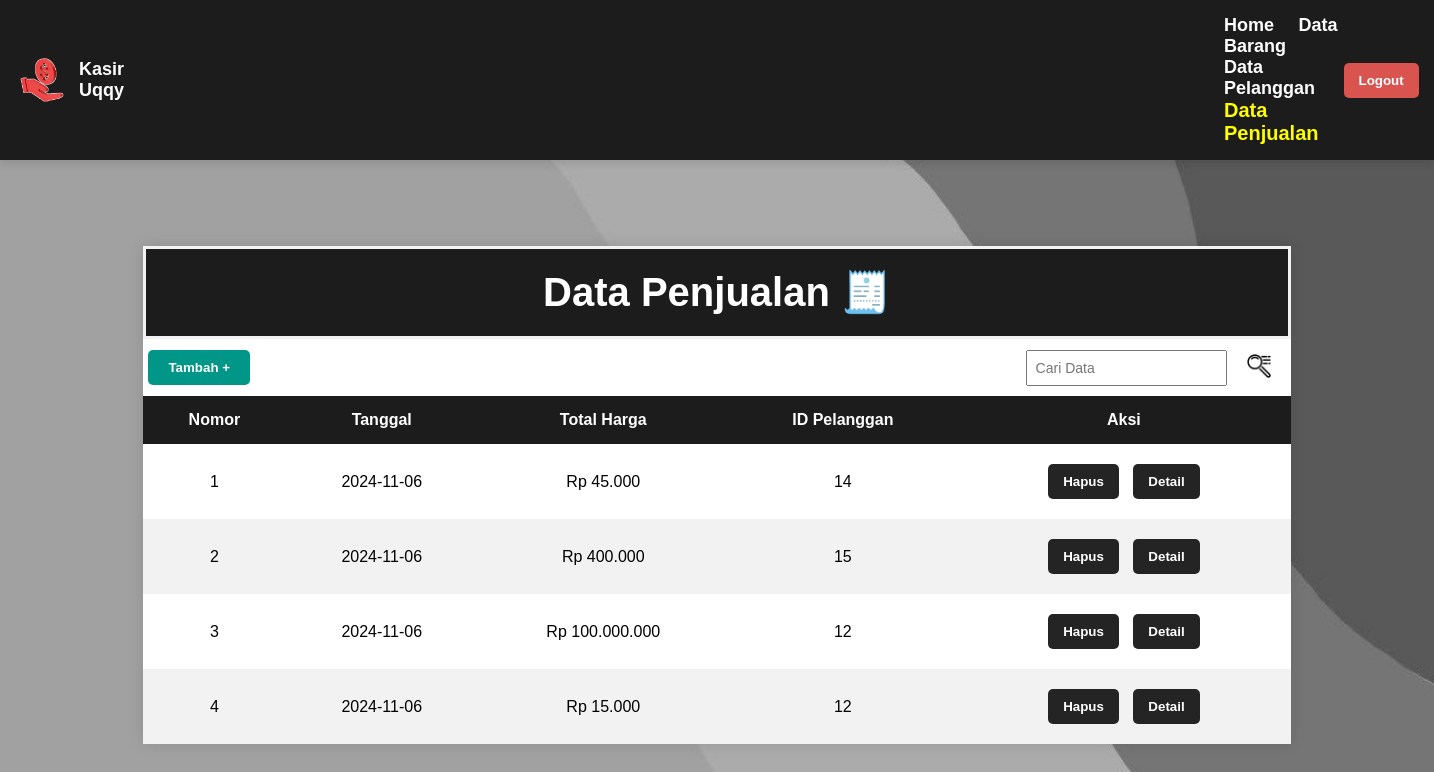
/penjualan.php (signed in), run on the app's committed database.
### tables this page shows
CREATE TABLE `penjualan` (
  `id_penjualan` int(11) NOT NULL,
  `tanggal_penjualan` date DEFAULT NULL,
  `total_harga` decimal(10,2) DEFAULT NULL,
  `id_pelanggan` int(11) NOT NULL
);

### penjualan.php (the view, shortened to what this page needs)
<!DOCTYPE html>
<html lang="en">
<head>
</head>
<link rel="stylesheet" href="mystyle.css">
<body>
<div class="navbar" style="background-color: #1c1c1c; color: white; padding: 15px 20px; position: sticky; top: 0; z-index: 1000; display: flex; justify-content: space-between; align-items: center; box-shadow: 0 4px 8px rgba(0, 0, 0, 0.1);">
<div class="navbar-logo" style="display: flex; align-items: center;">
<img src="images/monee.png" alt="Website Logo" style="width: 44px; height: 44px; margin-right: 15px;">
<a href="#" style="color: white; text-decoration: none; font-weight: bold; font-size: 18px;">Kasir Uqqy</a>
</div>
<div class="navbar-links" style="margin-left: 1100px;">
<a href="home.php" style="color: white; text-decoration: none; font-weight: bold; font-size: 18px; margin-right: 20px; transition: color 0.3s;">Home</a>
<a href="databarang.php" style="color: white; text-decoration: none; font-weight: bold; font-size: 18px; margin-right: 20px; transition: color 0.3s;">Data Barang</a>
<a href="pelanggan.php" style="color: white; text-decoration: none; font-weight: bold; font-size: 18px; margin-right: 20px; transition: color 0.3s;">Data Pelanggan</a>
<a href="penjualan.php" style="color: yellow; text-decoration: none; font-weight: bold; font-size: 20px; margin-right: 20px; transition: color 0.3s;">Data Penjualan</a>
</div>
<form method="POST" action="logout.php" class="logout-form" style="margin: 0;">
<button type="submit" class="logout-button" style="background-color: #d9534f; color: white; border: none; padding: 10px 15px; border-radius: 5px; font-weight: bold; cursor: pointer; transition: background-color 0.3s;">Logout</button>
</form>
</div>
    <br><br>
    <div class="container" id="data-barang">
        <div class="header" style="font-size: 40px; font-weight: bold; text-align: center;">Data Penjualan 🧾</div>
        <div style="display: flex; justify-content: space-between; align-items: center;">
            <a href="insert2.php">
                <button style="background-color: #009688; color: white; border: none; padding: 10px 20px; cursor: pointer;">Tambah +</button>
            </a>
            <form method="GET" action="" style="display: flex; align-items: center;">
                <input type="text" name="search" placeholder="Cari Data" style="padding: 8px; font-size: 14px;">
                <button type="submit" style="background: none; border: none; cursor: pointer;">
                    <img src="images/cari.png" alt="Cari" style="width: 24px; height: 24px;">
                </button>
            </form>
        </div>
        <div class="table-wrapper">
            <table>
                <thead>
                    <tr>
                        <th>Nomor</th>
                        <th>Tanggal</th>
                        <th>Total Harga</th>
                        <th>ID Pelanggan</th>
                        <th>Aksi</th>
                    </tr>
                </thead>
                <tbody>
                    <?php
                    $conn = new mysqli("localhost", "root", "", "cashier");
                    $sql = "SELECT id_penjualan, tanggal_penjualan, total_harga, id_pelanggan FROM penjualan";
                    $result = $conn->query($sql);
                    if ($result->num_rows > 0) {
                        $no = 1;
                        while($row = $result->fetch_assoc()) {
                            echo "<tr>";
                            echo "<td>" . $no++ . "</td>";
                            echo "<td>" . $row["tanggal_penjualan"] . "</td>";
                            echo "<td>Rp " . number_format($row["total_harga"], 0, ',', '.') . "</td>";
                            echo "<td>" . $row["id_pelanggan"] . "</td>";
                            echo "<td>
                                    <button class='delete-btn'; onclick='openModal(" . $row['id_penjualan'] . ")'>Hapus</button>
                                    <button class='detail-btn'; onclick='openDetailModal(" . $row['id_penjualan'] . ")'>Detail</button>
                                  </td>";
                            echo "</tr>";
                        }
                    } else {
                        echo "<tr><td colspan='6'>Tidak ada data</td></tr>";
                    }
                    ?>
                </tbody>
            </table>
        </div>
    </div>
</body>
</html>

### mystyle.css (style rules this page uses)
body { font-family: 'Arial', sans-serif; background-color: #797979; margin: 0; padding: 0; }
.container { width: 80%; margin: 50px auto; background-color: #fff; box-shadow: 0 0 15px rgba(0, 0, 0, 0.1); overflow: hidden; }
.header { background-color: #1c1c1c; color: white; padding: 20px; text-align: center; font-size: 24px; border: 3px solid #f2f2f2; position: sticky; top: 0; z-index: 1000; }
.table-wrapper { max-height: 500px; overflow-y: auto; overflow-x: hidden; }
table { width: 100%; border-collapse: collapse; }
thead th { background-color: #1c1c1c; color: white; padding: 15px; text-align: center; position: sticky; top: 0; z-index: 999; }
th, td { padding: 15px; text-align: center; }
tr:nth-child(even) { background-color: #f2f2f2; }
td { font-size: 16px; }
button { padding: 10px 15px; margin: 5px; border: none; cursor: pointer; font-weight: bold; border-radius: 5px; }
.delete-btn { background-color: #242424; color: white; }
.detail-btn { background-color: #242424; color: white; }

### penjualan.php (style rules this page uses)
body { font-family: 'Arial', sans-serif; background-color: #797979; margin: 0; padding: 0; background-image: url('images/abu.jpg'); background-size: cover; background-position: center; background-attachment: fixed; }

### data on the page
penjualan: tanggal_penjualan "2024-11-06", total_harga "45.000", id_pelanggan "14"
penjualan: tanggal_penjualan "2024-11-06", total_harga "400.000", id_pelanggan "15"
penjualan: tanggal_penjualan "2024-11-06", total_harga "100.000.000", id_pelanggan "12"
penjualan: tanggal_penjualan "2024-11-06", total_harga "15.000", id_pelanggan "12"
